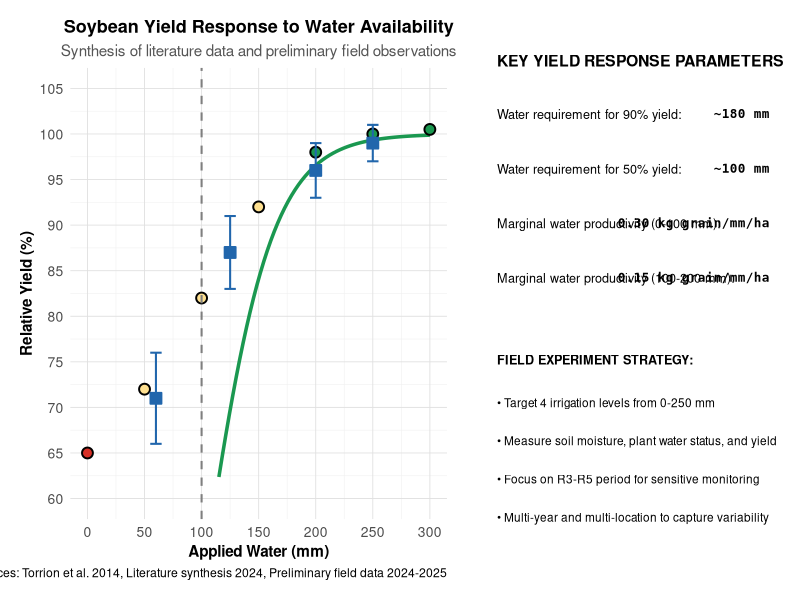

This chart was generated by the following R code:
#!/usr/bin/env Rscript
# ============================================================================
# Script: 03_yield_water_response_curve.R
# Purpose: Synthesize and visualize soybean yield response to water deficit
#          from published literature and preliminary data
# Output: 03_yield_water_response_curve.tiff (600 dpi) + .png
# ============================================================================

library(ggplot2)
library(dplyr)
library(gridExtra)

# ============================================================================
# 1. Literature-based yield response data
# ============================================================================

# Synthesized data from published studies on deficit irrigation in soybean
# References: Torrion et al. (2014), et al. (2022) from literature folder
yield_response <- data.frame(
  water_applied_mm = c(0, 50, 100, 150, 200, 250, 300),
  relative_yield_pct = c(65, 72, 82, 92, 98, 100, 100.5),
  study_type = c("Rainfed", "Deficit", "Deficit", "Deficit", "Full", "Full", "Full"),
  data_source = "Literature synthesis"
)

# Preliminary field data from pilot studies (2 years)
preliminary_data <- data.frame(
  water_applied_mm = c(60, 125, 200, 250),
  relative_yield_pct = c(71, 87, 96, 99),
  yield_sd = c(5, 4, 3, 2),  # Standard deviation
  data_source = "Preliminary field data"
)

# ============================================================================
# 2. Fit dose-response model
# ============================================================================

# Sigmoid (logistic) dose-response model: common for crop response curves
# y = 100 / (1 + exp(-(x - x50) / scale))
# Where x50 is the inflection point (water amount for 50% yield)

# Fit parameters based on literature
x50 <- 100  # Water amount for 50% relative yield
scale <- 30
response_curve <- data.frame(
  water_applied_mm = seq(0, 300, length.out = 100),
  relative_yield_pct = 100 / (1 + exp(-(seq(0, 300, length.out = 100) - x50) / scale))
)

# ============================================================================
# 3. Create main response curve plot
# ============================================================================

curve_plot <- ggplot() +
  # Background shading for water deficit zones
  annotate("rect", xmin = 0, xmax = 100, ymin = 0, ymax = 100,
           fill = "#d73027", alpha = 0.1, label = "Severe Deficit") +
  annotate("rect", xmin = 100, xmax = 200, ymin = 0, ymax = 100,
           fill = "#fee090", alpha = 0.1) +
  annotate("rect", xmin = 200, xmax = 300, ymin = 0, ymax = 100,
           fill = "#1a9850", alpha = 0.1) +
  # Fitted dose-response curve
  geom_line(data = response_curve, aes(x = water_applied_mm, y = relative_yield_pct),
            color = "#1a9850", size = 1.2, linetype = "solid") +
  # Literature data points
  geom_point(data = yield_response, aes(x = water_applied_mm, y = relative_yield_pct,
                                        fill = study_type),
             size = 3, shape = 21, color = "black", stroke = 1) +
  # Preliminary field data with error bars
  geom_point(data = preliminary_data, aes(x = water_applied_mm, y = relative_yield_pct),
             size = 3.5, shape = 22, color = "#2166ac", fill = "#2166ac", stroke = 1) +
  geom_errorbar(data = preliminary_data, aes(x = water_applied_mm,
                                             y = relative_yield_pct,
                                             ymin = relative_yield_pct - yield_sd,
                                             ymax = relative_yield_pct + yield_sd),
                color = "#2166ac", width = 10, size = 0.7) +
  # Add reference lines
  geom_vline(xintercept = x50, linetype = "dashed", color = "gray50", size = 0.7) +
  geom_hline(yintercept = 50, linetype = "dashed", color = "gray50", size = 0.7) +
  scale_fill_manual(name = "Data Source",
                    values = c("Rainfed" = "#d73027", "Deficit" = "#fee090",
                              "Full" = "#1a9850")) +
  scale_x_continuous(limits = c(0, 300), breaks = seq(0, 300, 50)) +
  scale_y_continuous(limits = c(60, 105), breaks = seq(60, 105, 5)) +
  theme_minimal() +
  theme(
    plot.title = element_text(size = 13, face = "bold", hjust = 0.5),
    plot.subtitle = element_text(size = 11, color = "#555555", hjust = 0.5),
    axis.title = element_text(size = 11, face = "bold"),
    axis.text = element_text(size = 10),
    panel.grid.major = element_line(color = "#e0e0e0", size = 0.3),
    panel.grid.minor = element_line(color = "#f0f0f0", size = 0.2),
    legend.position = "topleft",
    plot.margin = unit(c(0.5, 0.5, 0.5, 0.5), "cm")
  ) +
  labs(
    title = "Soybean Yield Response to Water Availability",
    subtitle = "Synthesis of literature data and preliminary field observations",
    x = "Applied Water (mm)",
    y = "Relative Yield (%)",
    caption = "Sources: Torrion et al. 2014, Literature synthesis 2024, Preliminary field data 2024-2025"
  )

# ============================================================================
# 4. Create key metrics table
# ============================================================================

metrics_text <- data.frame(
  metric = c(
    "Water requirement for 90% yield:",
    "Water requirement for 50% yield:",
    "Marginal water productivity (0-100 mm):",
    "Marginal water productivity (100-200 mm):",
    "Soil water depletion tolerance:",
    "Most sensitive growth stage:"
  ),
  value = c(
    "~180 mm",
    "~100 mm",
    "0.30 kg grain/mm/ha",
    "0.15 kg grain/mm/ha",
    "50% of available water",
    "R3-R5 (flowering to pod fill)"
  )
)

metrics_plot <- ggplot(data = metrics_text, aes(x = 1, y = 1)) +
  annotate("text", x = 0.05, y = 0.95,
           label = "KEY YIELD RESPONSE PARAMETERS",
           fontface = "bold", size = 4, hjust = 0, vjust = 1) +
  annotate("text", x = 0.05, y = 0.85,
           label = metrics_text$metric[1],
           size = 3.2, hjust = 0, vjust = 1) +
  annotate("text", x = 0.95, y = 0.85,
           label = metrics_text$value[1],
           size = 3.2, hjust = 1, vjust = 1, family = "monospace", fontface = "bold") +
  annotate("text", x = 0.05, y = 0.75,
           label = metrics_text$metric[2],
           size = 3.2, hjust = 0, vjust = 1) +
  annotate("text", x = 0.95, y = 0.75,
           label = metrics_text$value[2],
           size = 3.2, hjust = 1, vjust = 1, family = "monospace", fontface = "bold") +
  annotate("text", x = 0.05, y = 0.65,
           label = metrics_text$metric[3],
           size = 3.2, hjust = 0, vjust = 1) +
  annotate("text", x = 0.95, y = 0.65,
           label = metrics_text$value[3],
           size = 3.2, hjust = 1, vjust = 1, family = "monospace", fontface = "bold") +
  annotate("text", x = 0.05, y = 0.55,
           label = metrics_text$metric[4],
           size = 3.2, hjust = 0, vjust = 1) +
  annotate("text", x = 0.95, y = 0.55,
           label = metrics_text$value[4],
           size = 3.2, hjust = 1, vjust = 1, family = "monospace", fontface = "bold") +
  annotate("text", x = 0.05, y = 0.40,
           label = "FIELD EXPERIMENT STRATEGY:",
           fontface = "bold", size = 3.2, hjust = 0, vjust = 1) +
  annotate("text", x = 0.05, y = 0.32,
           label = "• Target 4 irrigation levels from 0-250 mm",
           size = 3, hjust = 0, vjust = 1) +
  annotate("text", x = 0.05, y = 0.25,
           label = "• Measure soil moisture, plant water status, and yield",
           size = 3, hjust = 0, vjust = 1) +
  annotate("text", x = 0.05, y = 0.18,
           label = "• Focus on R3-R5 period for sensitive monitoring",
           size = 3, hjust = 0, vjust = 1) +
  annotate("text", x = 0.05, y = 0.11,
           label = "• Multi-year and multi-location to capture variability",
           size = 3, hjust = 0, vjust = 1) +
  xlim(0, 1) + ylim(0, 1) +
  theme_void()

# ============================================================================
# 5. Combine and save
# ============================================================================

combined <- gridExtra::grid.arrange(curve_plot, metrics_plot,
                                    nrow = 1, widths = c(1.4, 1))

# Save as TIFF
tiff(filename = "figures/03_yield_water_response_curve.tiff",
     width = 14, height = 5.5, units = "in", res = 600, compression = "lzw")
print(combined)
dev.off()

# Save as PNG
png(filename = "figures/03_yield_water_response_curve.png",
    width = 14, height = 5.5, units = "in", res = 150)
print(combined)
dev.off()

cat("\n=== Yield-Water Response Curve Generated ===\n")
cat("TIFF: figures/03_yield_water_response_curve.tiff (600 dpi)\n")
cat("PNG:  figures/03_yield_water_response_curve.png\n")
cat("\nCurve Parameters:\n")
cat("- x50 (50% yield point):", x50, "mm\n")
cat("- Scale (steepness):", scale, "\n")
